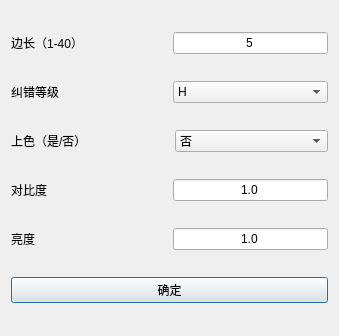
<?xml version="1.0" encoding="UTF-8"?>
<ui version="4.0">
 <class>advancedWindow</class>
 <widget class="QDialog" name="advancedWindow">
  <property name="geometry">
   <rect>
    <x>0</x>
    <y>0</y>
    <width>339</width>
    <height>336</height>
   </rect>
  </property>
  <property name="windowTitle">
   <string>高级选项</string>
  </property>
  <layout class="QVBoxLayout" name="verticalLayout">
   <item>
    <layout class="QHBoxLayout" name="horizontalLayout" stretch="1,1">
     <item>
      <widget class="QLabel" name="versionLabel">
       <property name="text">
        <string>边长（1-40）</string>
       </property>
      </widget>
     </item>
     <item>
      <widget class="QLineEdit" name="versionEdit">
       <property name="sizePolicy">
        <sizepolicy hsizetype="Minimum" vsizetype="Fixed">
         <horstretch>0</horstretch>
         <verstretch>0</verstretch>
        </sizepolicy>
       </property>
       <property name="text">
        <string>5</string>
       </property>
       <property name="alignment">
        <set>Qt::AlignCenter</set>
       </property>
      </widget>
     </item>
    </layout>
   </item>
   <item>
    <layout class="QHBoxLayout" name="horizontalLayout_2" stretch="1,1">
     <item>
      <widget class="QLabel" name="leverLabel">
       <property name="text">
        <string>纠错等级</string>
       </property>
      </widget>
     </item>
     <item>
      <widget class="QComboBox" name="leverBox">
       <property name="sizePolicy">
        <sizepolicy hsizetype="Minimum" vsizetype="Fixed">
         <horstretch>0</horstretch>
         <verstretch>0</verstretch>
        </sizepolicy>
       </property>
       <item>
        <property name="text">
         <string>H</string>
        </property>
       </item>
       <item>
        <property name="text">
         <string>L</string>
        </property>
       </item>
       <item>
        <property name="text">
         <string>M</string>
        </property>
       </item>
       <item>
        <property name="text">
         <string>Q</string>
        </property>
       </item>
      </widget>
     </item>
    </layout>
   </item>
   <item>
    <layout class="QHBoxLayout" name="horizontalLayout_5">
     <property name="spacing">
      <number>11</number>
     </property>
     <item>
      <widget class="QLabel" name="colorizedLabel">
       <property name="text">
        <string>上色（是/否）</string>
       </property>
      </widget>
     </item>
     <item>
      <widget class="QComboBox" name="colorizedBox">
       <property name="sizePolicy">
        <sizepolicy hsizetype="Minimum" vsizetype="Fixed">
         <horstretch>0</horstretch>
         <verstretch>0</verstretch>
        </sizepolicy>
       </property>
       <item>
        <property name="text">
         <string>否</string>
        </property>
       </item>
       <item>
        <property name="text">
         <string>是</string>
        </property>
       </item>
      </widget>
     </item>
    </layout>
   </item>
   <item>
    <layout class="QHBoxLayout" name="horizontalLayout_6" stretch="1,1">
     <item>
      <widget class="QLabel" name="contrastLabel">
       <property name="text">
        <string>对比度</string>
       </property>
      </widget>
     </item>
     <item>
      <widget class="QLineEdit" name="constractEdit">
       <property name="sizePolicy">
        <sizepolicy hsizetype="Minimum" vsizetype="Fixed">
         <horstretch>0</horstretch>
         <verstretch>0</verstretch>
        </sizepolicy>
       </property>
       <property name="text">
        <string>1.0</string>
       </property>
       <property name="alignment">
        <set>Qt::AlignCenter</set>
       </property>
      </widget>
     </item>
    </layout>
   </item>
   <item>
    <layout class="QHBoxLayout" name="horizontalLayout_7" stretch="1,1">
     <item>
      <widget class="QLabel" name="brightLabel">
       <property name="text">
        <string>亮度</string>
       </property>
      </widget>
     </item>
     <item>
      <widget class="QLineEdit" name="brightEdit">
       <property name="sizePolicy">
        <sizepolicy hsizetype="Minimum" vsizetype="Fixed">
         <horstretch>0</horstretch>
         <verstretch>0</verstretch>
        </sizepolicy>
       </property>
       <property name="text">
        <string>1.0</string>
       </property>
       <property name="alignment">
        <set>Qt::AlignCenter</set>
       </property>
      </widget>
     </item>
    </layout>
   </item>
   <item>
    <layout class="QHBoxLayout" name="horizontalLayout_8">
     <item>
      <widget class="QPushButton" name="pushButton">
       <property name="text">
        <string>确定</string>
       </property>
      </widget>
     </item>
    </layout>
   </item>
  </layout>
 </widget>
 <resources/>
 <connections/>
</ui>
